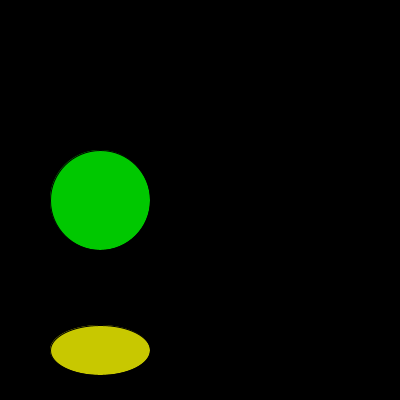
Frame 1 (no input)
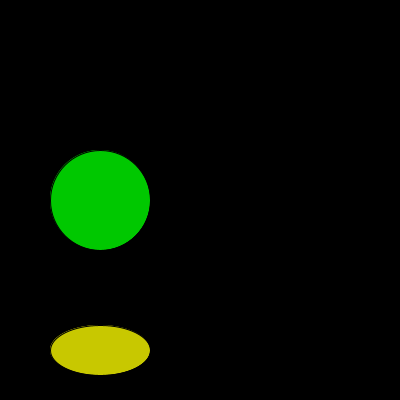
Frame 2 (the mouse pressed at the canvas centre, redrawn once)

The Processing sketch that drew these frames (run headless with seeded random() and noise(); the mouse was pressed at the canvas centre and the sketch redrawn once):

// Processing sketch: processing_130472
// ── processing_130472.pde

//Copyright Mina Kim 2014
// minakim0128@gmail.com
// Spring 2014

float x,y,z;

void setup( ) 
{ 
 size( 400, 400 ); 
 x=100;
 y=200;
 z=100;
 background( 0 ); 
} 
 
void draw( ) 
{ 
 fill( 0, 200, 0 ); 
 circle (x,y,z);
 color col = color( 200, 200, 0 ); 
 circle (x,y,z,col);
 noLoop( ); 
}


void circle (float x,float y, float z)
{
  ellipse (x,y,z,z);
}

void circle (float x, float y, float z, color col)
{
  fill (col);
  ellipse (x,y+150,z,z*.5);
}
